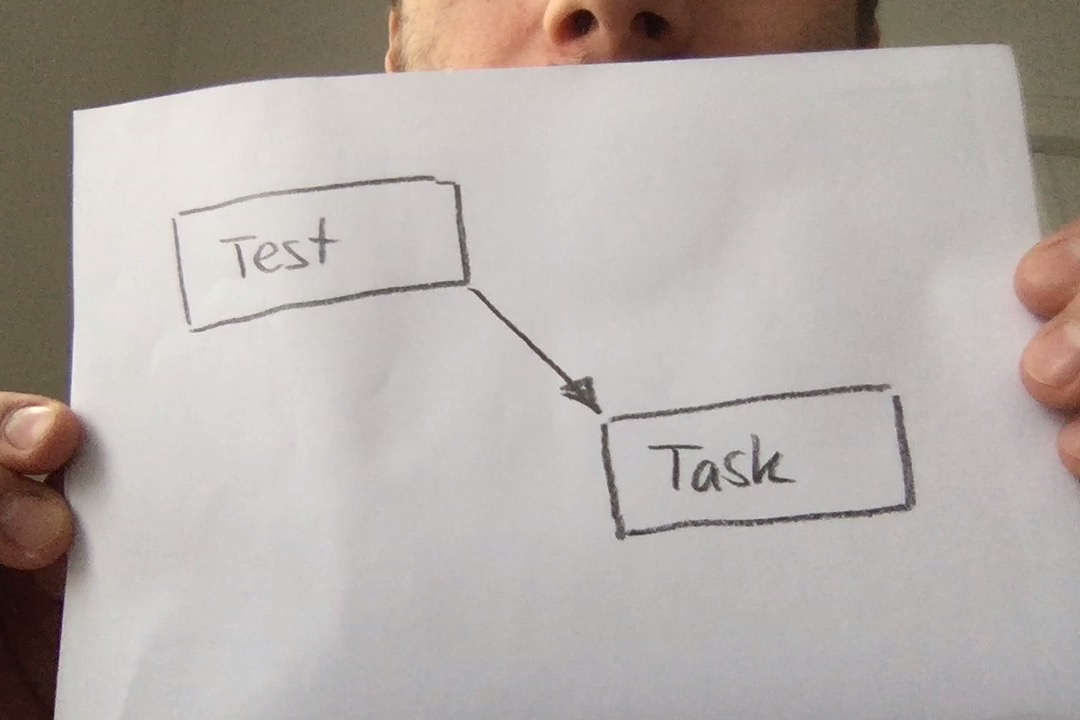
//> input picture Test.jpg, 1080 x 720 px
$ ./main ../Test.jpg   (built with g++ and OpenCV 4)
//> lines starting //> are read from the running program, lines starting //| are printed output that depends on the picture; after the words box and inside, x2 and y2 are one past the last pixel; in counts of white or black regions, pixels touching at a corner belong together
#include "opencv2/imgcodecs.hpp"
#include "opencv2/highgui/highgui.hpp"
#include "opencv2/imgproc/imgproc.hpp"
#include <iostream>
#include <stdio.h>
#include <stdlib.h>
using namespace cv;
using namespace std;


typedef struct _arrow {
    Point start;
    Point end;
} arrow;

typedef struct _link {
    vector<Point> boxStart;
    vector<Point> boxEnd;
    arrow linkBetween;
} link;

template <typename T>
std::ostream& operator<<(std::ostream& os, const vector<T> &t);

std::ostream& operator<<(std::ostream& os, const link &l);

std::ostream& operator<<(std::ostream& os, const arrow &a);

RNG rng(12345);
vector<vector<Point>> recognise_shape(InputArray in, OutputArray drawing);
void draw_contour(const vector<vector<Point>> &contours, Size size, OutputArray out);
void draw_arrow_heads(const vector<arrow> &arrows, Size size, InputOutputArray canvas);
void drawLinks(const vector<link> &links, InputOutputArray canvas);

void preprocess(InputArray in, OutputArray out) {
    const int thresh = 150;
    cvtColor(in, out, COLOR_BGR2GRAY);
    blur(out, out, Size(3,3));
    threshold(out, out, thresh, 255, THRESH_BINARY);
}

typedef struct _BoundingBox {
    Point max = Point(INT_MIN, INT_MIN);;
    Point min = Point(INT_MAX, INT_MAX);
} BoundingBox;

BoundingBox getBoundingBox(const vector<Point> box) {
    BoundingBox boundingBox;
    for(Point point: box) {
        if(point.x < boundingBox.min.x) {
            boundingBox.min.x = point.x;
        }
        if(point.y < boundingBox.min.y) {
            boundingBox.min.y = point.y;
        }
        if(point.x > boundingBox.max.x) {
            boundingBox.max.x = point.x;
        }
        if(point.y > boundingBox.max.y) {
            boundingBox.max.y = point.y;
        }
    }

    return boundingBox;
}

bool lessThan(Point point1, Point point2) {
    return point1.x < point2.x && point1.y < point2.y;
}

bool greaterThan(Point point1, Point point2) {
    return point1.x > point2.x && point1.y > point2.y;
}

bool containsBox(const vector<Point>& box1, const vector<Point>& box2) {
    BoundingBox boundingBox1 = getBoundingBox(box1);
    BoundingBox boundingBox2 = getBoundingBox(box2);

    return lessThan(boundingBox1.min, boundingBox2.min) && greaterThan(boundingBox1.max, boundingBox2.max);
}

vector<vector<Point>> get_boxes(const vector<vector<Point>> &contours) {
    vector<vector<Point>> boxes;

    for(const vector<Point>& contour: contours) {
        vector<Point> poly;
        approxPolyDP(contour, poly, 50, true);
        if (poly.size() == 4) {
            boxes.push_back(poly);
        }
    }

    vector<vector<Point>> filteredBoxes;
    for(const vector<Point> box: boxes) {
        bool containsOtherBox = false;
        for(const vector<Point> otherBox: boxes) {
            if(containsBox(box, otherBox)) {
                containsOtherBox = true;
            }
        }
        if (!containsOtherBox) {
            filteredBoxes.push_back(box);
        }
    }

    return filteredBoxes;
}

typedef struct _arrowData {
    vector<Point> lineSegment;
    vector<Point> contour;
} arrowData;

vector<arrowData> get_arrows(const vector<vector<Point>> &contours) {
    vector<arrowData> result;

    for(const vector<Point>& contour: contours) {
        vector<Point> poly;
        approxPolyDP(contour, poly, 50, true);
        if (poly.size() == 2) {
            arrowData arrowD;
            arrowD.lineSegment = poly;
            arrowD.contour = contour;
            result.push_back(arrowD);
        }
    }

    return result;
}

int norm(Point p) {
    return p.x * p.x + p.y * p.y;
}

int dist(Point p1, Point p2) {
    return norm(p1 - p2);
}

// [5 lines left out: function area, not called in this run]

arrow approximate_arrow(const arrowData &data) {

    Point p1 = data.lineSegment[0];
    Point p2 = data.lineSegment[1];

    vector<Point> poly;
    approxPolyDP(data.contour, poly, 10, true);

    vector<Point> near_p1;
    vector<Point> near_p2;

    for(const Point& q: poly) {
        if (dist(p1, q) < dist(p2, q)) {
            near_p1.push_back(q);
        }
        else {
            near_p2.push_back(q);
        }
    }

    if(near_p2.size() > near_p1.size()) {
        return {p1, p2};
    }
    return {p2, p1};
}

// [22 lines left out: functions printC, printContour, printArrows, not called in this run]

template <typename T>
std::ostream& operator<<(std::ostream& os, const vector<T> &t)
    {
        for(const T &e: t) {
            os << e << endl;
        }
        os << endl;
        return os;
    }

std::ostream& operator<<(std::ostream& os, const link &l)
    {
        os << "Link:" << endl << "StartBox: " << endl << l.boxStart << endl;
        os <<  "EndBox:" << endl << l.boxEnd << endl;
        os << "Arrow: " << endl << l.linkBetween << endl;
        return os;
    }

std::ostream& operator<<(std::ostream& os, const arrow &a)
    {
        os <<  "Start:" << endl << a.start << endl;
        os << "End: " << endl << a.end << endl;
        return os;
    }


vector<Point> findClosestBox(const vector<vector<Point>> &boxes, Point point) {
    vector<Point> closestBox = boxes.front();
    int minDist = INT_MAX;
    for(const vector<Point> &box: boxes) {
        cout << minDist << " ";
        for(const Point &boxPoint: box) {
            if (dist(boxPoint, point) < minDist) {
                minDist = dist(boxPoint, point);
                closestBox = box;
            }
            cout << minDist << " ";
        }
        cout << endl;
    }

    return closestBox;
}

vector<link> getLinks(const vector<vector<Point>> &boxes, const vector<arrow> &arrows) {
    vector<link> links;
    cout << "Boxes " << boxes << endl;
    cout << "Arrows " << arrows << endl;
    for(const arrow &nextArrow: arrows) {
        link newLink;
        newLink.boxStart = findClosestBox(boxes, nextArrow.start);
        newLink.boxEnd = findClosestBox(boxes, nextArrow.end);
        newLink.linkBetween = nextArrow;
        links.push_back(newLink);
    }
    return links;
}

int main( int, char** argv )
{
    Mat src = imread(argv[1]);
//> src is the input picture: 720 rows x 1080 cols, CV_8UC3; mean B, G, R 170.1, 174.4, 181.9
    if (src.empty())
    {
        cerr << "No image supplied ..." << endl;
        return -1;
    }

    Mat preprocessed;
    preprocess(src, preprocessed);
//> in preprocess, `cvtColor(in, out, COLOR_BGR2GRAY);`:
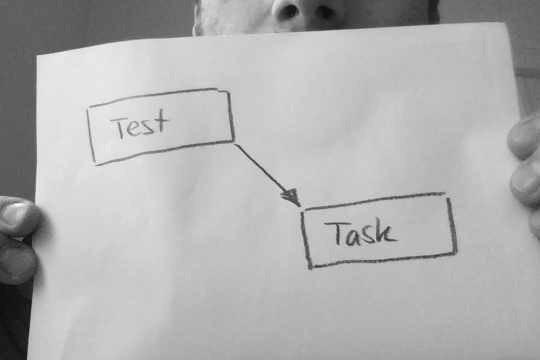
//> out: 720 rows x 1080 cols, CV_8UC1 (shown at 1/2 size); min 8, max 249, mean 176.1
//> in preprocess, `threshold(out, out, thresh, 255, THRESH_BINARY);`:
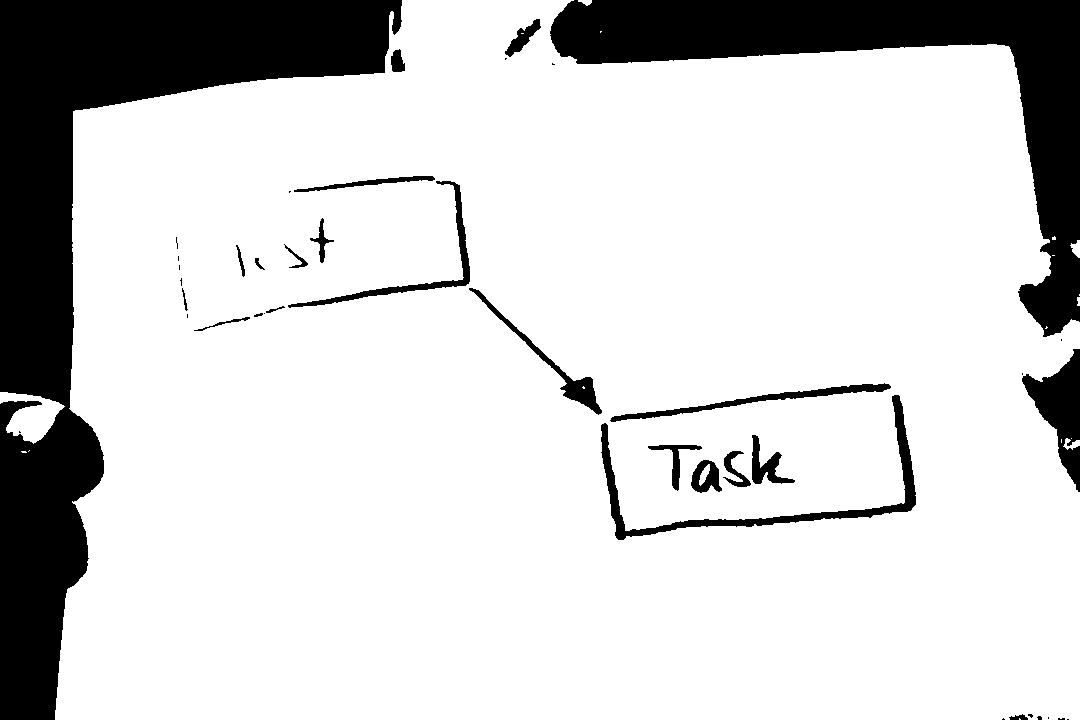
//> out: 720 rows x 1080 cols, CV_8UC1; 82.2% white; 41 black regions (18 under 20 px)

    const char* source_window = "Source";
    namedWindow( source_window, WINDOW_AUTOSIZE );
    imshow( source_window, preprocessed );

    Mat contour_drawing;
    vector<vector<Point>> contours = recognise_shape(preprocessed, contour_drawing);
//> in recognise_shape, `findContours(in.getMat(), contours, hierarchy, RETR_TREE, CHAIN_APPROX..`: contours = 54 contours, 29 with area under 20; largest, box (x1, y1, x2, y2) and area: (55, 0, 1080, 720) 648786, (600, 394, 917, 541) 4508, (287, 180, 471, 309) 1980, (609, 382, 892, 423) 1958, (0, 392, 65, 444) 1664
//> the loop in draw_contour, `for( size_t i = 0; i< contours.size(); i++ )` made 54 passes
//> after the loop in draw_contour, `for( size_t i = 0; i< contours.size(); i++ )`:
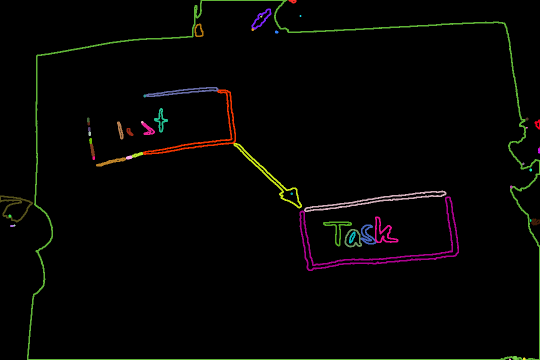
//> drawing: 720 rows x 1080 cols, CV_8UC3 (shown at 1/2 size); mean B, G, R 3, 4.4, 4.8

    vector<vector<Point>> boxes = get_boxes(contours);
//> the loop in get_boxes, `for(const vector<Point>& contour: contours)` made 54 passes
//> poly on passes 5, 6, 7, 8, 9, 10, 13, 14: 1 Point (x, y): [1071, 438], 1 Point (x, y): [1063, 446], 2 Points (x, y): [0, 392], [64, 406], 1 Point (x, y): [18, 431], 1 Point (x, y): [1047, 327], 1 Point (x, y): [1077, 297], 1 Point (x, y): [1077, 240], 1 Point (x, y): [1055, 237]
//> the loop in get_boxes, `for(const vector<Point> box: boxes)` made 1 pass
//> boxes = 1 contour; box (x1, y1, x2, y2) and area: (287, 185, 469, 307) 796
    vector<arrowData> arrowDataVector = get_arrows(contours);
//> the loop in get_arrows, `for(const vector<Point>& contour: contours)` made 54 passes
//> arrowD.lineSegment on passes 7, 23, 24, 26, 29, 34, 49: 2 Points (x, y): [0, 392], [64, 406], 2 Points (x, y): [648, 445], [677, 491], 2 Points (x, y): [752, 434], [793, 483], 2 Points (x, y): [891, 386], [609, 420], 2 Points (x, y): [250, 317], [193, 330], 2 Points (x, y): [468, 288], [602, 412], 2 Points (x, y): [435, 178], [293, 191]
//> arrowDataVector = 7 items
    vector<arrow> arrows;

    for(const arrowData& elm: arrowDataVector) {
        arrows.push_back(approximate_arrow(elm));
    }
//> this loop made 7 passes
//> (p1 in approximate_arrow, p2 in approximate_arrow) on passes 1, 2, 3, 6: (Point(0, 392), Point(64, 406)), (Point(648, 445), Point(677, 491)), (Point(752, 434), Point(793, 483)), (Point(468, 288), Point(602, 412))

    vector<link> links = getLinks(boxes, arrows);
//| Boxes [460, 185;
//|  468, 284;
//|  287, 306;
//|  462, 279]
//| Arrows Start:
//| [64, 406]
//| End:
//| [0, 392]
//> (the first 4 of 28 printed lines)
//> the loop in getLinks, `for(const arrow &nextArrow: arrows)` made 7 passes
//> (nextArrow.start, nextArrow.end) on passes 2 to 7: (Point(677, 491), Point(648, 445)), (Point(793, 483), Point(752, 434)), (Point(609, 420), Point(891, 386)), (Point(193, 330), Point(250, 317)), (Point(468, 288), Point(602, 412)), (Point(293, 191), Point(435, 178))
//> links = 7 items
    drawLinks(links, contour_drawing);
//> the loop in drawLinks, `for(const link &l: links)` made 7 passes
//> after the loop in drawLinks, `for(const link &l: links)`:
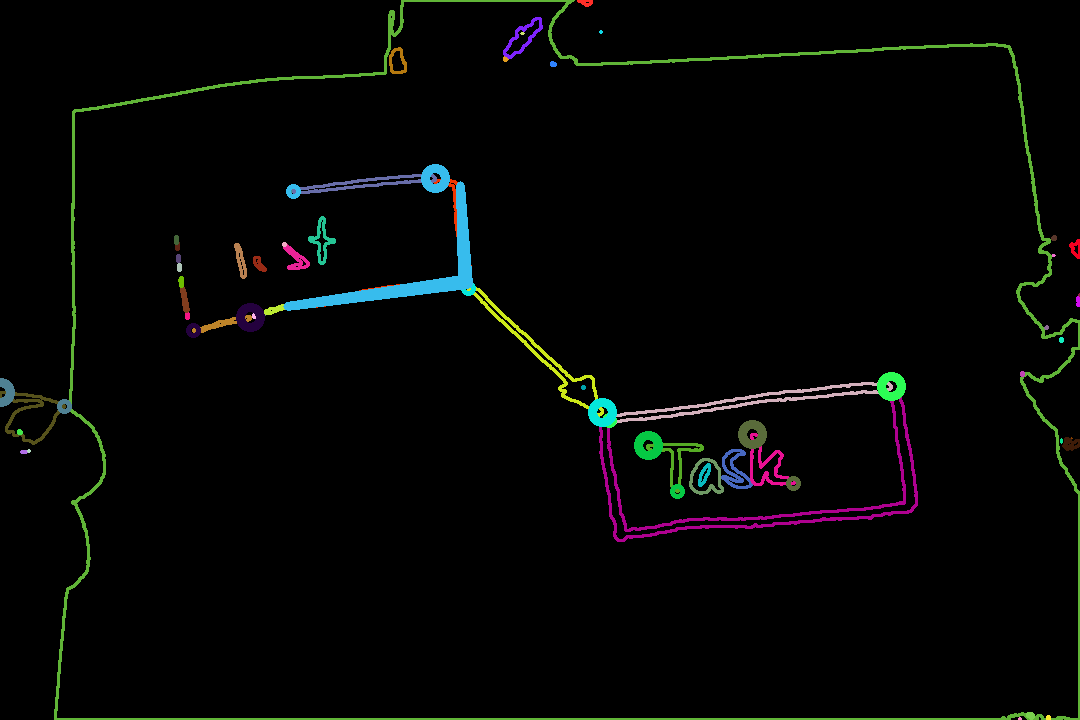
//> canvas: 720 rows x 1080 cols, CV_8UC3; 1.03% of pixels changed, all inside (x1, y1, x2, y2) = (0, 164, 906, 499)

    namedWindow( "Contour", WINDOW_AUTOSIZE );
    imshow( "Contour", contour_drawing );

  //  printContour(boxes);
  //  printArrows(arrowDataVector);
    cout << links << endl;
//| Link:
//| StartBox:
//| [460, 185;
//|  468, 284;
//> (the first 4 of 112 printed lines)

    waitKey(0);
    return(0);
}

void draw_contour(const vector<vector<Point>> &contours, Size size, OutputArray out) {
    Mat drawing = Mat::zeros( size, CV_8UC3 );
    for( size_t i = 0; i< contours.size(); i++ )
    {
        Scalar color = Scalar( rng.uniform(0, 255), rng.uniform(0,255), rng.uniform(0,255) );
        drawContours( drawing, contours, (int)i, color, 2, 8);
    }
    out.assign(drawing);
}

// [8 lines left out: function draw_arrow_heads, not called in this run]

void drawLinks(const vector<link> &links, InputOutputArray canvas) {
   for(const link &l: links) {
        Scalar color = Scalar( rng.uniform(0, 255), rng.uniform(0,255), rng.uniform(0,255) );
        vector<vector<Point>> contours;
        contours.push_back(l.boxStart);

        drawContours(canvas, contours, -1, color, 2, 8);

       contours.pop_back();
       contours.push_back(l.boxEnd);

       drawContours(canvas, contours, -1, color, 8, 8);

        circle(canvas, l.linkBetween.end, 10, color, 8, 0, 0);
        circle(canvas, l.linkBetween.start, 5, color, 3, 0, 0);
   }
}

vector<vector<Point>> recognise_shape(InputArray in, OutputArray out)
{
    vector<Vec4i> hierarchy;
    vector<vector<Point>> contours;
    findContours(in.getMat(), contours, hierarchy, RETR_TREE, CHAIN_APPROX_SIMPLE, Point(0, 0));
    draw_contour(contours, in.size(), out);
    return contours;
}

$ run again, on ArrowsAndBoxes.jpg
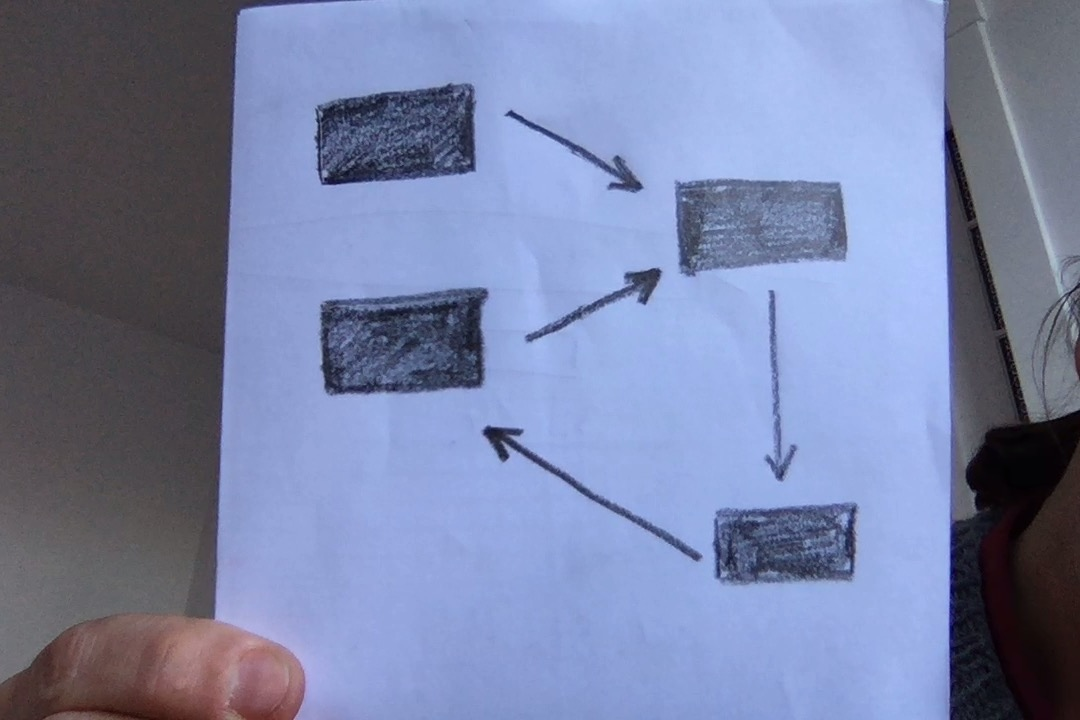
//> input picture ArrowsAndBoxes.jpg, 1080 x 720 px
//> src is the input picture: 720 rows x 1080 cols, CV_8UC3; mean B, G, R 166.3, 130.8, 120.7
//> in preprocess, `threshold(out, out, thresh, 255, THRESH_BINARY);`:
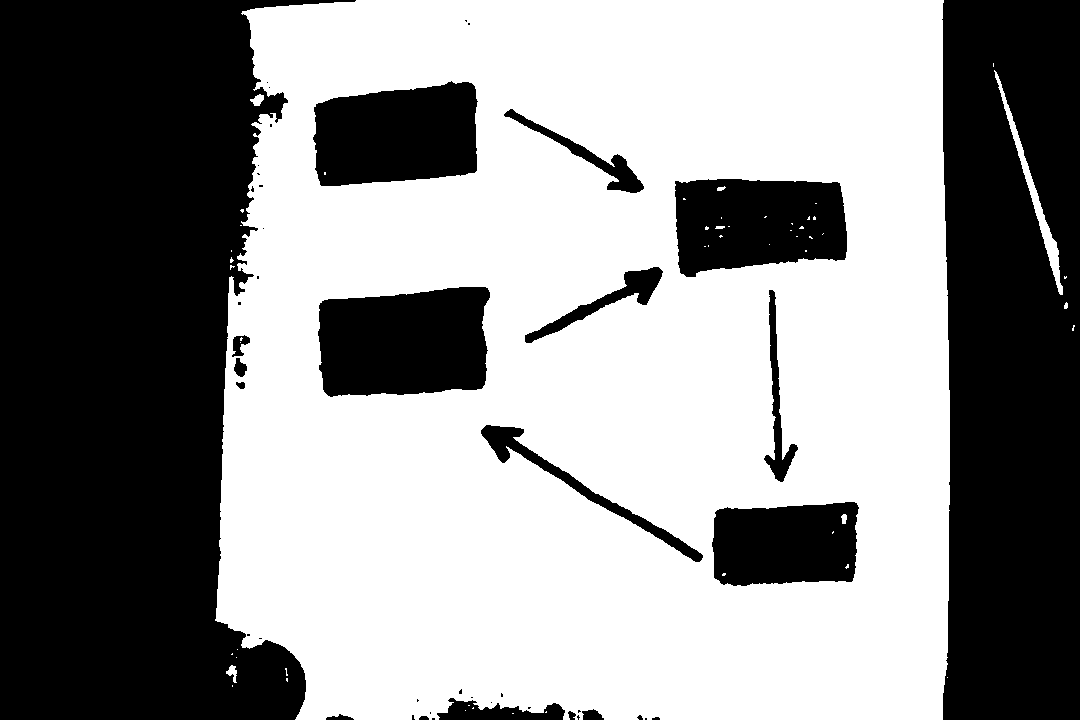
//> out: 720 rows x 1080 cols, CV_8UC1; 56.7% white; 46 black regions (26 under 20 px)
//> in recognise_shape, `findContours(in.getMat(), contours, hierarchy, RETR_TREE, CHAIN_APPROX..`: contours = 86 contours, 70 with area under 20; largest, box (x1, y1, x2, y2) and area: (215, 0, 950, 720) 502239, (317, 286, 491, 398) 16651, (312, 80, 479, 187) 14618, (674, 178, 848, 278) 14433, (711, 501, 860, 587) 11065
//> the loop in draw_contour, `for( size_t i = 0; i< contours.size(); i++ )` made 86 passes
//> the loop in get_boxes, `for(const vector<Point>& contour: contours)` made 86 passes
//> poly on passes 3, 7, 8, 9, 10, 11, 13, 14: 1 Point (x, y): [465, 710], 1 Point (x, y): [286, 678], 1 Point (x, y): [947, 677], 1 Point (x, y): [285, 668], 1 Point (x, y): [231, 665], 1 Point (x, y): [236, 657], 1 Point (x, y): [237, 649], 1 Point (x, y): [1074, 325]
//> the loop in get_boxes, `for(const vector<Point> box: boxes)` made 4 passes
//> boxes = 4 contours; box (x1, y1, x2, y2) and area: (322, 288, 489, 392) 15531, (674, 181, 847, 278) 13994, (316, 86, 476, 185) 13202, (713, 507, 860, 583) 10022
//> the loop in get_arrows, `for(const vector<Point>& contour: contours)` made 86 passes
//> arrowD.lineSegment on passes 23, 41, 48, 51, 80: 2 Points (x, y): [994, 70], [1062, 294], 2 Points (x, y): [480, 430], [702, 559], 2 Points (x, y): [769, 289], [782, 482], 2 Points (x, y): [663, 271], [524, 341], 2 Points (x, y): [503, 114], [644, 188]
//> arrowDataVector = 5 items
//> the loop `for(const arrowData& elm: arrowDataVector)` made 5 passes
//> (p1 in approximate_arrow, p2 in approximate_arrow) on passes 2 to 5: (Point(480, 430), Point(702, 559)), (Point(769, 289), Point(782, 482)), (Point(663, 271), Point(524, 341)), (Point(503, 114), Point(644, 188))
//| Boxes [859, 507;
//|  851, 582;
//|  713, 577;
//|  719, 508]
//> (the first 4 of 16 printed lines)
//| Arrows Start:
//| [1062, 294]
//| End:
//| [994, 70]
//> (the first 4 of 20 printed lines)
//> the loop in getLinks, `for(const arrow &nextArrow: arrows)` made 5 passes
//> (nextArrow.start, nextArrow.end) on passes 2 to 5: (Point(702, 559), Point(480, 430)), (Point(769, 289), Point(782, 482)), (Point(524, 341), Point(663, 271)), (Point(503, 114), Point(644, 188))
//> the loop in drawLinks, `for(const link &l: links)` made 5 passes
//> after the loop in drawLinks, `for(const link &l: links)`:
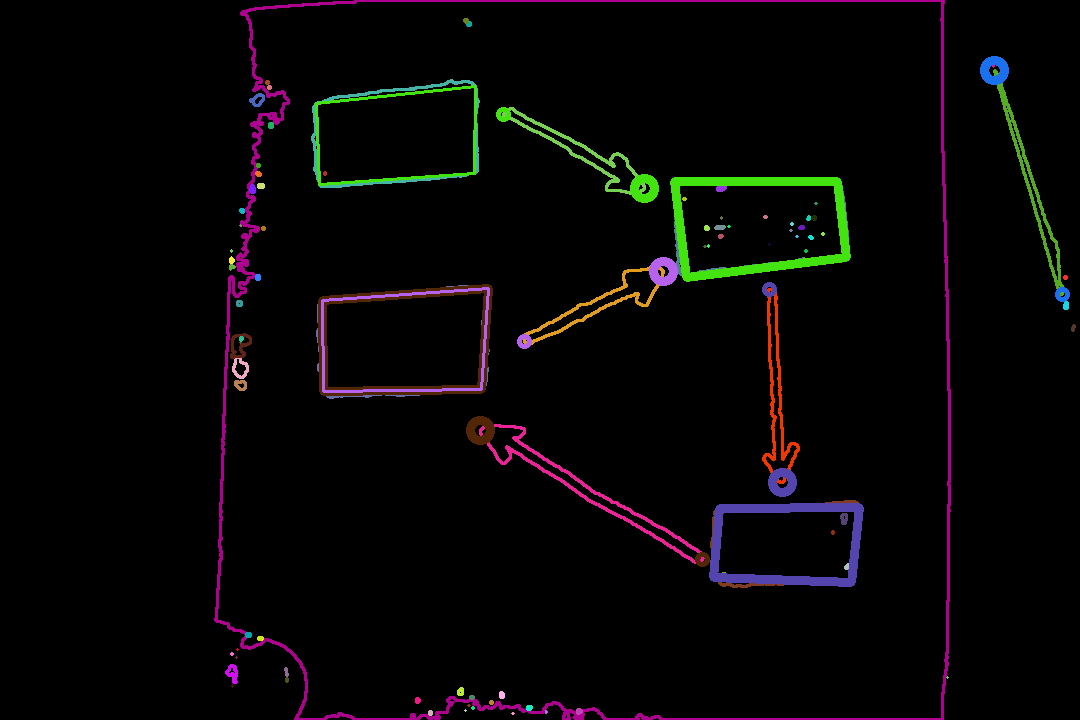
//> canvas: 720 rows x 1080 cols, CV_8UC3; mean B, G, R 5.2, 4.7, 6.5
//| Link:
//| StartBox:
//| [674, 181;
//|  837, 181;
//> (the first 4 of 80 printed lines)
